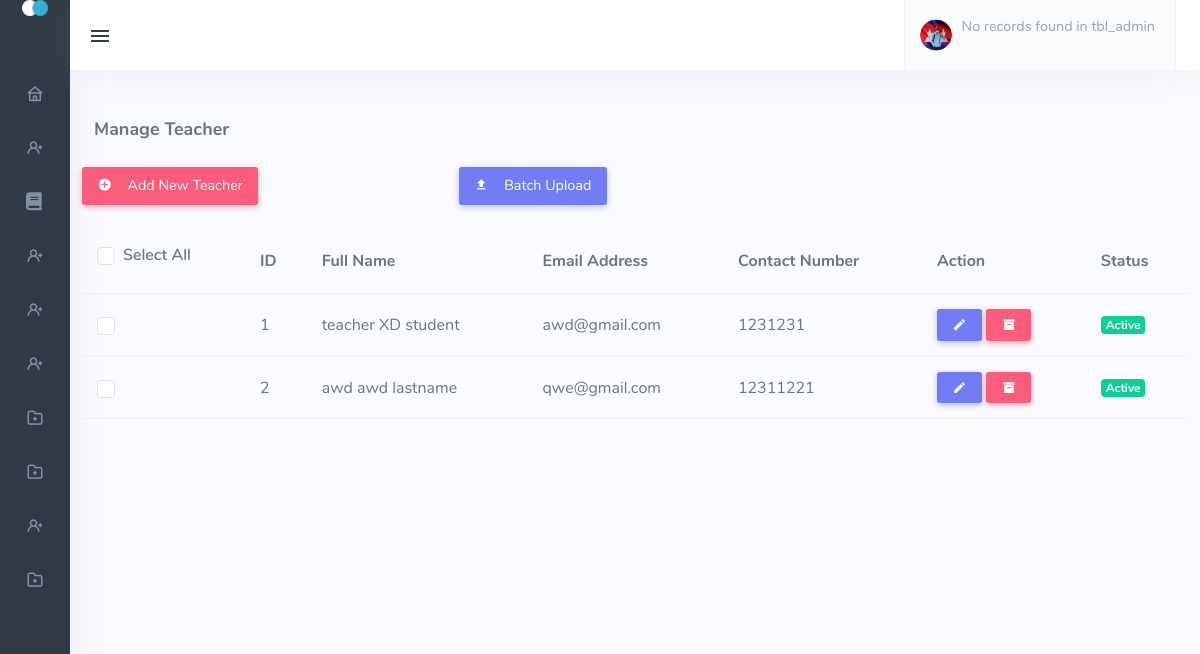
The app's page /admin_teacher.php (signed in), older data.
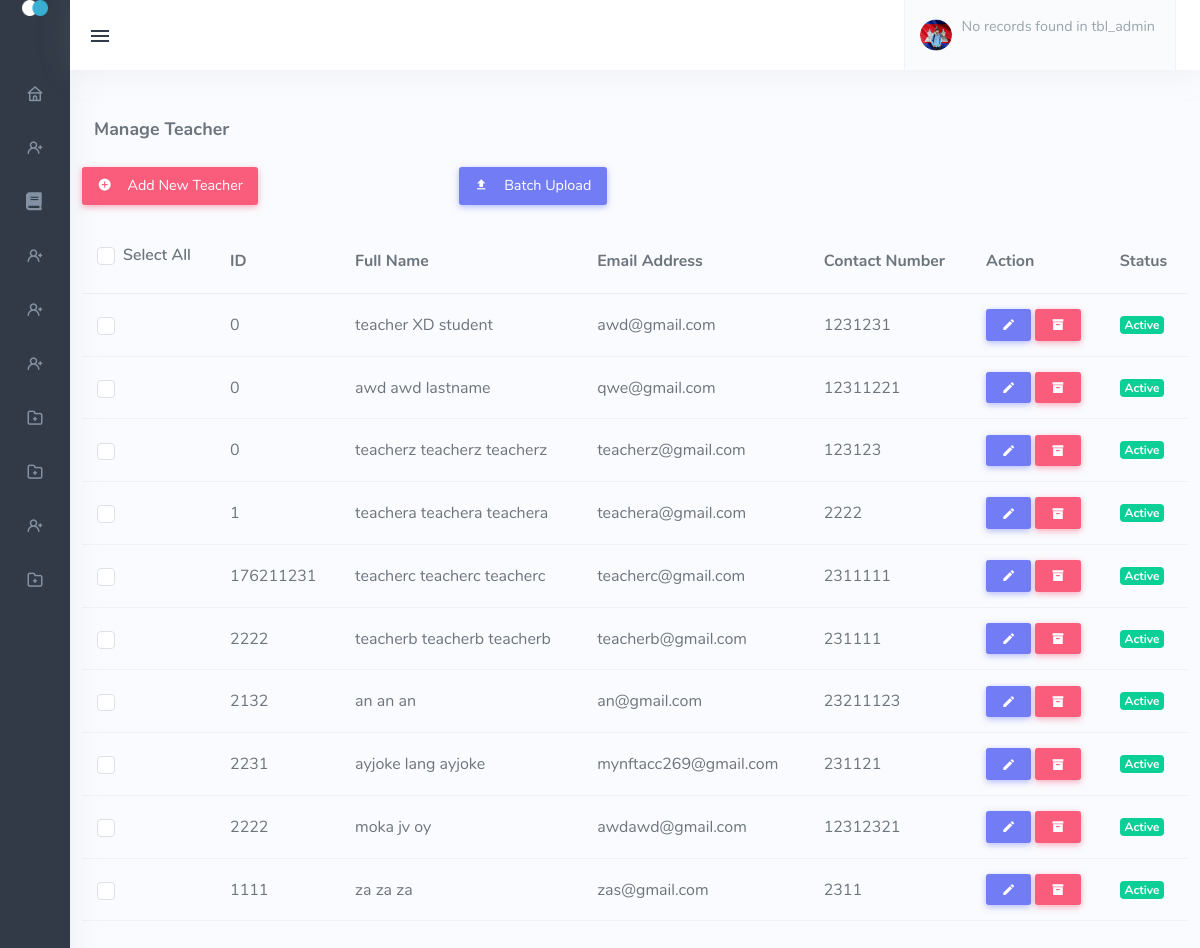
The same page, newer data.
### tables this page shows
CREATE TABLE `tbl_teachers` (
  `teacher_id` bigint(11) NOT NULL,
  `user_id` int(11) NOT NULL,
  `credentials_id` int(11) NOT NULL,
  `address_id` int(11) NOT NULL,
  `level_id` int(11) NOT NULL,
  `status_id` int(11) NOT NULL,
  `account_id` int(11) NOT NULL,
  `valid_id` int(11) NOT NULL
);

CREATE TABLE `tbl_userinfo` (
  `user_id` int(11) NOT NULL,
  `firstname` varchar(244) NOT NULL,
  `middlename` varchar(244) NOT NULL,
  `lastname` varchar(244) NOT NULL,
  `birthday` date NOT NULL,
  `gender` varchar(244) NOT NULL
);

CREATE TABLE `tbl_usercredentials` (
  `usercredentials_id` int(11) NOT NULL,
  `email` varchar(244) NOT NULL,
  `contact` bigint(11) NOT NULL
);

### admin_teacher.php (the view, shortened to what the changed rows need)
<!DOCTYPE html>
<html lang="en" class="menuitem-active"><head>
    <link href="assets/css/icons.min.css" rel="stylesheet" type="text/css">
    <link href="assets/css/app.min.css" rel="stylesheet" type="text/css" id="light-style">
    <link href="assets/css/app-dark.min.css" rel="stylesheet" type="text/css" id="dark-style" disabled="disabled">
    <link rel="stylesheet" href="https://cdnjs.cloudflare.com/ajax/libs/font-awesome/5.15.3/css/all.min.css">
    <link href="assets/css/vendor/quill.core.css" rel="stylesheet" type="text/css" />
    <link href="assets/css/vendor/quill.snow.css" rel="stylesheet" type="text/css" />
</head>
<body class="show" data-layout-config="{&quot;leftSideBarTheme&quot;:&quot;dark&quot;,&quot;layoutBoxed&quot;:false, &quot;leftSidebarCondensed&quot;:false, &quot;leftSidebarScrollable&quot;:false,&quot;darkMode&quot;:false, &quot;showRightSidebarOnStart&quot;: true}" data-leftbar-theme="dark" data-leftbar-compact-mode="condensed" style="visibility: visible;">
    <div class="wrapper">
        <div class="content-page">
            <table id="basic-datatable" class="table table-centered mb-0">
                <thead>
                    <tr>
                        <th class="">
                            <div class="form-check form-checkbox-success mb-2">
                                <input type="checkbox" class="form-check-input" id="customCheckAll">
                                <label class="form-check-label" for="customCheckAll">Select All</label>
                            </div>
                        </th>
                        <th>ID</th>
                        <th>Full Name</th>
                        <th>Email Address</th>
                        <th>Contact Number</th>
                        <th>Action</th>
                        <th>Status</th>
                    </tr>
                </thead>
                <tbody>
                <?php
                include "dbcon.php";
                $sql = "SELECT tbl_teachers.teacher_id, tbl_userinfo.user_id, tbl_userinfo.firstname, tbl_userinfo.middlename, tbl_userinfo.lastname,
                            tbl_usercredentials.email, tbl_usercredentials.contact, tbl_user_level.level, tbl_user_status.status
                        FROM tbl_teachers
                        JOIN tbl_userinfo ON tbl_teachers.user_id = tbl_userinfo.user_id
                        JOIN tbl_usercredentials ON tbl_teachers.credentials_id = tbl_usercredentials.usercredentials_id
                        JOIN tbl_user_level ON tbl_teachers.level_id = tbl_user_level.level_id
                        JOIN tbl_user_status ON tbl_teachers.status_id = tbl_user_status.status_id
                        WHERE tbl_user_level.level = 'TEACHER' AND tbl_user_status.status = 1";
                $result = mysqli_query($conn, $sql);
                if ($result && mysqli_num_rows($result) > 0) {
                    while ($row = mysqli_fetch_assoc($result)) {
                        ?>
                        <tr>
                            <td>
                                <div class="form-check form-checkbox-success">
                                    <input type="checkbox" class="form-check-input customCheckbox" id="customCheckcolor2">
                                </div>
                            </td>
                            <td><?php echo $row['teacher_id']; ?></td>
                            <td><?php echo $row['firstname'] . ' ' . $row['middlename'] . ' ' . $row['lastname']; ?></td>
                            <td><?php echo $row['email']; ?></td>
                            <td><?php echo $row['contact']; ?></td>
                            <td>
                                        <a href="admin_edit_teacher_acc.php?user_id=<?php echo $row['user_id'] ?>">
                                            <button type="button" class="btn btn-primary"><i class="mdi mdi-pencil"></i> </button>
                                        </a>
                                        <a href="admin_teacher_deactivate.php?teacher_id=<?php echo $row['teacher_id'] ?>" class="decline">
                                            <button type="button" class="btn btn-danger"><i class="mdi mdi-archive"></i> </button>
                                        </a>
                                        </td>
                                        <td>
                                            <?php
                                            if ($row['status'] == 1) {
                                                echo '<span class="badge bg-success">Active</span>';
                                            } else {
                                                echo '<span class="badge bg-success">Inactive</span>';
                                            }
                                            ?>
                                        </td>
                                    </tr>
                                    <?php
                    }
                } else {
                    echo "<tr><td colspan='6'>No records found</td></tr>";
                }
                ?>
                </tbody>
            </table>
</body></html>

Row changes from the older to the newer data that the page shows:
changed tbl_teachers "teacher": teacher "1" → "0"
changed tbl_teachers "awd": teacher "2" → "0"
added tbl_teachers: teacher "0", user_id.firstname "teacherz", user_id.middlename "teacherz", user_id.lastname "teacherz", credentials.email "teacherz@gmail.com", credentials.contact "123123"
added tbl_teachers: teacher "1", user_id.firstname "teachera", user_id.middlename "teachera", user_id.lastname "teachera", credentials.email "teachera@gmail.com", credentials.contact "2222"
added tbl_teachers: teacher "176211231", user_id.firstname "teacherc", user_id.middlename "teacherc", user_id.lastname "teacherc", credentials.email "teacherc@gmail.com", credentials.contact "2311111"
added tbl_teachers: teacher "2222", user_id.firstname "teacherb", user_id.middlename "teacherb", user_id.lastname "teacherb", credentials.email "teacherb@gmail.com", credentials.contact "231111"
added tbl_teachers: teacher "2132", user_id.firstname "an", user_id.middlename "an", user_id.lastname "an", credentials.email "an@gmail.com", credentials.contact "23211123"
added tbl_teachers: teacher "2231", user_id.firstname "ayjoke", user_id.middlename "lang", user_id.lastname "ayjoke", credentials.email "mynftacc269@gmail.com", credentials.contact "231121"
added tbl_teachers: teacher "2222", user_id.firstname "moka", user_id.middlename "jv", user_id.lastname "oy", credentials.email "awdawd@gmail.com", credentials.contact "12312321"
added tbl_teachers: teacher "1111", user_id.firstname "za", user_id.middlename "za", user_id.lastname "za", credentials.email "zas@gmail.com", credentials.contact "2311"
